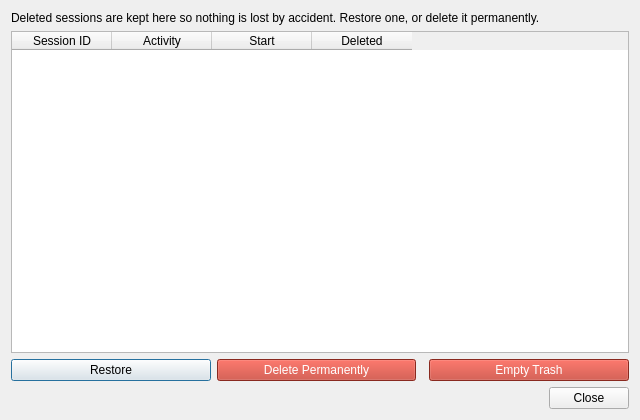
<?xml version="1.0" encoding="UTF-8"?>
<ui version="4.0">
 <class>TrashDialog</class>
 <widget class="QDialog" name="TrashDialog">
  <property name="geometry">
   <rect><x>0</x><y>0</y><width>640</width><height>420</height></rect>
  </property>
  <property name="windowTitle"><string>Trash</string></property>
  <property name="minimumSize">
   <size><width>560</width><height>360</height></size>
  </property>
  <layout class="QVBoxLayout" name="verticalLayout">
   <item>
    <widget class="QLabel" name="intro_label">
     <property name="text"><string>Deleted sessions are kept here so nothing is lost by accident. Restore one, or delete it permanently.</string></property>
     <property name="wordWrap"><bool>true</bool></property>
    </widget>
   </item>
   <item>
    <widget class="QTableWidget" name="trash_table">
     <property name="whatsThis"><string>Sessions currently in the trash. Select one or more (Ctrl/Shift-click) to restore or delete them for good.</string></property>
     <property name="selectionBehavior">
      <enum>QAbstractItemView::SelectRows</enum>
     </property>
     <property name="selectionMode">
      <enum>QAbstractItemView::ExtendedSelection</enum>
     </property>
     <property name="editTriggers">
      <set>QAbstractItemView::NoEditTriggers</set>
     </property>
     <property name="alternatingRowColors"><bool>true</bool></property>
     <property name="columnCount"><number>4</number></property>
     <column><property name="text"><string>Session ID</string></property></column>
     <column><property name="text"><string>Activity</string></property></column>
     <column><property name="text"><string>Start</string></property></column>
     <column><property name="text"><string>Deleted</string></property></column>
    </widget>
   </item>
   <item>
    <layout class="QHBoxLayout" name="actions_layout">
     <item>
      <widget class="QPushButton" name="restore_btn">
       <property name="whatsThis"><string>Put the selected trashed session back into the sessions list, exactly as it was.</string></property>
       <property name="text"><string>Restore</string></property>
      </widget>
     </item>
     <item>
      <widget class="QPushButton" name="purge_btn">
       <property name="whatsThis"><string>Permanently delete the selected trashed session and its recording. This cannot be undone.</string></property>
       <property name="styleSheet"><string>QPushButton { color: white; background-color: #c0392b; } QPushButton:hover { background-color: #e74c3c; } QPushButton:disabled { color: #cccccc; background-color: #b5817c; }</string></property>
       <property name="text"><string>Delete Permanently</string></property>
      </widget>
     </item>
     <item>
      <spacer>
       <property name="orientation"><enum>Qt::Horizontal</enum></property>
      </spacer>
     </item>
     <item>
      <widget class="QPushButton" name="empty_trash_btn">
       <property name="whatsThis"><string>Permanently delete every session in the trash and their recordings. This cannot be undone.</string></property>
       <property name="styleSheet"><string>QPushButton { color: white; background-color: #c0392b; } QPushButton:hover { background-color: #e74c3c; } QPushButton:disabled { color: #cccccc; background-color: #b5817c; }</string></property>
       <property name="text"><string>Empty Trash</string></property>
      </widget>
     </item>
    </layout>
   </item>
   <item>
    <widget class="QDialogButtonBox" name="button_box">
     <property name="standardButtons"><set>QDialogButtonBox::Close</set></property>
    </widget>
   </item>
  </layout>
 </widget>
 <resources/>
 <connections/>
</ui>
